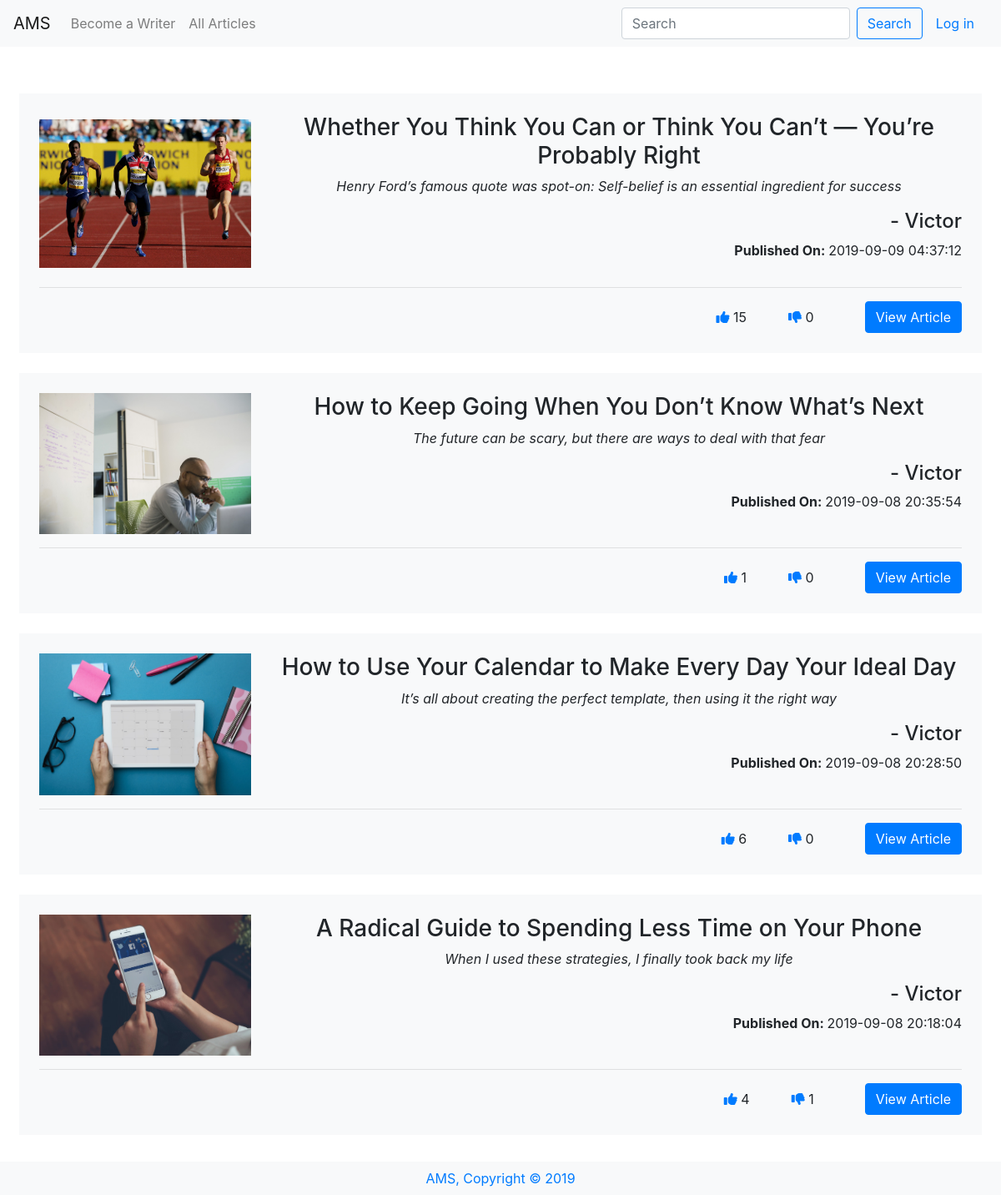
Screenshot of /viewall/1 with the database file from the repository.
### tables this page shows
CREATE TABLE 'articles' ('id' integer PRIMARY KEY AUTOINCREMENT NOT NULL, 'userid' smallint NOT NULL, 'title' varchar(255) NOT NULL, 'description' varchar(300) NOT NULL, 'content' text NOT NULL, 'like' smallint, 'dislike' smallint, 'image' bytea, 'date' timestamp NOT NULL DEFAULT CURRENT_TIMESTAMP);

CREATE TABLE users(
    id INTEGER NOT NULL PRIMARY KEY,
    username VARCHAR(255) NOT NULL UNIQUE,
    email VARCHAR(255) NOT NULL UNIQUE,
    password VARCHAR(255) NOT NULL
);

### application.py (the view)
@app.route("/viewall/<id>")
def viewall_author(id):
    rows = db.execute("""SELECT articles.id, users.username, articles.title, articles.description,
    articles.content, articles.like, articles.dislike, articles.image, articles.date
    FROM users JOIN articles ON users.id = articles.userid WHERE articles.userid = :id ORDER BY date DESC""", id=id)
    for row in rows:
        if row['image']:
            row['image'] = "../" + row['image']
    return render_template("view.html", data=rows)

### application.py (called while the page is built)
@app.after_request
def after_request(response):
    response.headers["Cache-Control"] = "no-cache, no-store, must-revalidate"
    response.headers["Expires"] = 0
    response.headers["Pragma"] = "no-cache"
    return response

### templates/view.html (shortened to what this page needs)
{% extends "layout.html" %} {% block title %} View {% endblock %} {% block main
    %}
<div id="articles" class="row">
    {% for datum in data %}
    <div class="article mb-4 bg-light p-4">
        <div class="article_main row">
            <div class="article-img col-3">
                <img src="{{ datum.image }}" alt="{{ datum.title }}">
            </div>
            <div class="article_head col-9">
                <h3>{{ datum.title }}</h3>
                <p><i>{{ datum.description }}</i></p>
                <h4 class="text-right">- {{ datum.username }}</h4>
                <p class="text-right"><b>Published On: </b>{{ datum.date }}</p>
            </div>
        </div>
        <hr>
        <div class="article_footer">
            <a href="/like/{{ datum.id }}" class="btn mr-4 btn"><i class="fas fa-thumbs-up text-primary"></i>
                {{ datum.like }}</a>
            <a href="/dislike/{{ datum.id }}" class="btn mr-4 btn"><i class="fas fa-thumbs-down text-primary"></i>
                {{ datum.dislike }}</a>
            <a class="ml-4" href="/viewone/{{ datum.id }}"><button class="btn btn-primary text-right">View
                    Article</button></a>
        </div>
    </div>
    {% endfor %}
</div>
{% endblock %}

### static/styles.css (style rules this page uses)
.article-img { display: flex; flex-flow: column wrap; justify-content: center; }
.article-img img { width: 100%; object-fit: contain; }
.article_footer { display: flex; justify-content: flex-end; }

### rows the page displays
articles: image (picture), title "Whether You Think You Can or Think You Can’t — You’re Probably Right", description "Henry Ford’s famous quote was spot-on: Self-belief is an essential ingredient for success", username "Victor", date "2019-09-09 04:37:12", like "15", dislike "0"
articles: image (picture), title "How to Keep Going When You Don’t Know What’s Next", description "The future can be scary, but there are ways to deal with that fear", username "Victor", date "2019-09-08 20:35:54", like "1", dislike "0"
articles: image (picture), title "How to Use Your Calendar to Make Every Day Your Ideal Day", description "It’s all about creating the perfect template, then using it the right way", username "Victor", date "2019-09-08 20:28:50", like "6", dislike "0"
articles: image (picture), title "A Radical Guide to Spending Less Time on Your Phone", description "When I used these strategies, I finally took back my life", username "Victor", date "2019-09-08 20:18:04", like "4", dislike "1"
